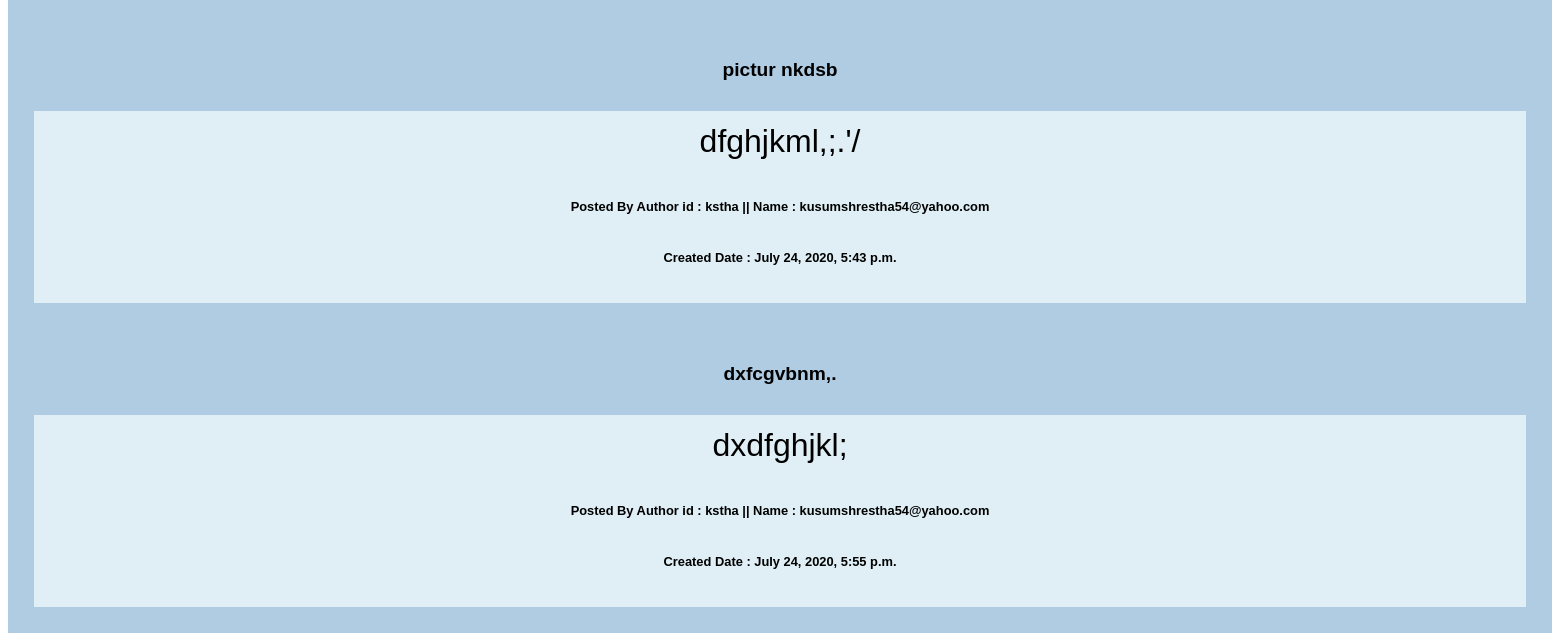
Before: /feed/ (lower part) with the older database file.
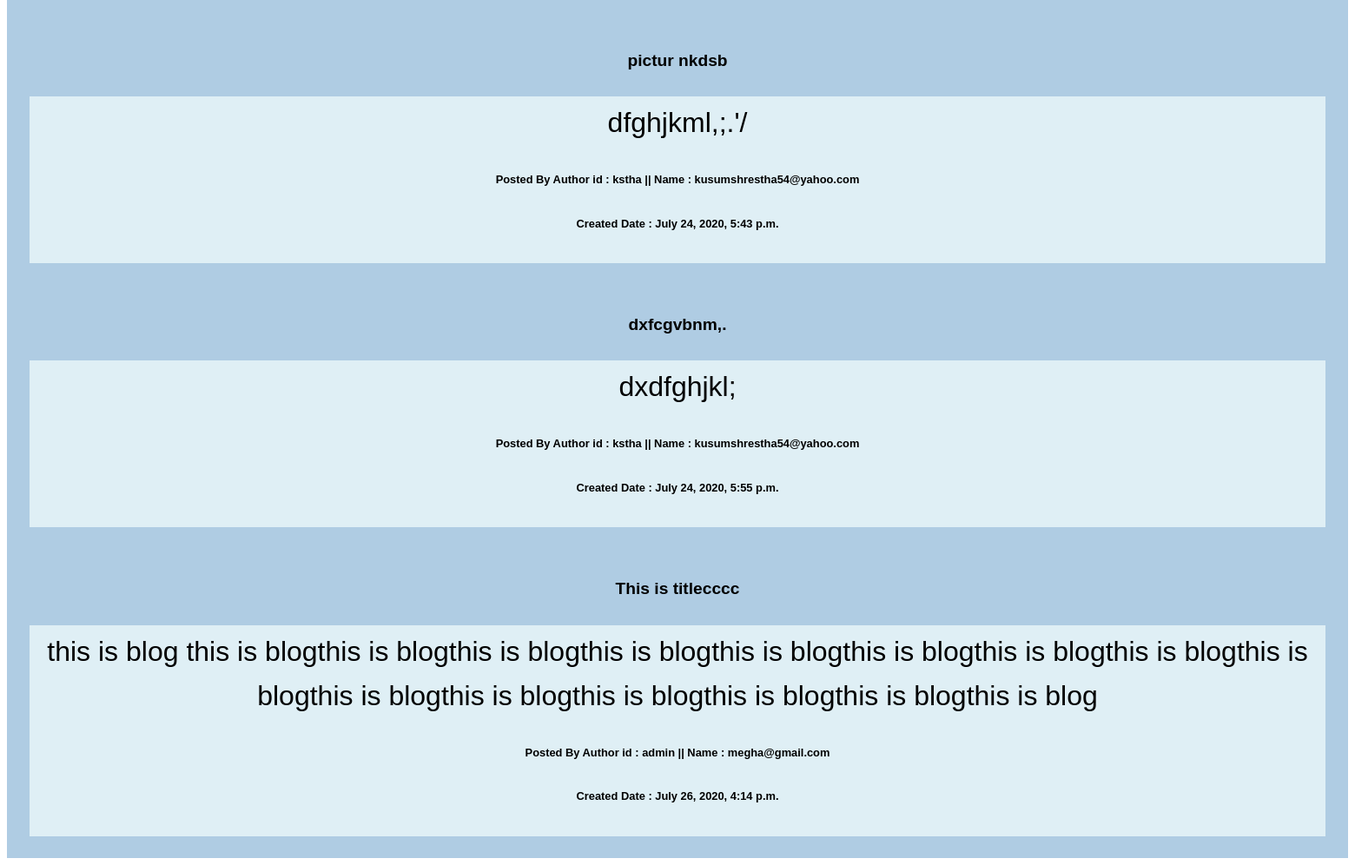
After: the same page with the newer database file.
### setup/models.py (models this page shows, shortened)
class UserInfo(models.Model):
  user = models.ForeignKey(User,on_delete=models.CASCADE, default=1)
  title = models.TextField(max_length=1000)
  blog = models.TextField(max_length=20000)
  image = models.ImageField(upload_to='static/image/', null = True, blank= True)
  created_date = models.DateTimeField(auto_now_add=True)

### setup/views.py (the view)
# urls.py: path('feed/', feed),
def feed(request):
    data = UserInfo.objects.all()
    return render(request, 'setup/template/feed.html', {'data':data})

### setup/template/feed.html (shortened to what this page needs)
{% load static %}
<!DOCTYPE html>
<html lang="en">
<head>
    <link rel="stylesheet" type="text/css" href="{% static 'css/style.css' %}">
</head>
<body>
{% for item in data %}
    <article class="blog">
        <h1>{{item.title}}</h1>
        <article class="blog-details">
            <p>{{ item.blog }}</p>
            <h6>Posted By Author id  : {{ item.user.username }} || Name : {{item.user.email}}</h6>
            <h6>Created Date : {{ item.created_date }} </h6>
        </article>
    </article>
{% endfor %}
</body>
</html>

### setup/static/css/style.css (style rules this page uses)
* { box-sizing: border-box; }
.blog { margin: 0; text-align: center; padding: .3rem; line-height: 1.6; background-color: #afcce3; font: 1rem 'Fira Sans', sans-serif; }
.blog > h1, .blog-details { margin: 1.3rem; padding: .3rem; font-size: 1.2rem; line-height: 1.6; }
.blog-details { background-color: #dfeff5; }
.blog-details > h2, .blog-details > p { margin: .01rem; font-size: 2rem; }

Changed rows visible on the page:
added UserInfo: title "This is titlecccc", blog "this is blog this is blogthis is blogthis is blogthis is blogthis is blogthis is blogthis is blogthis is blogthis is blogthis is blogthis is blogthis is blogthis is blogthis is blogthis is blog", user.username "admin", user.email "megha@gmail.com", created_date "July 26, 2020, 4:14 p.m."
